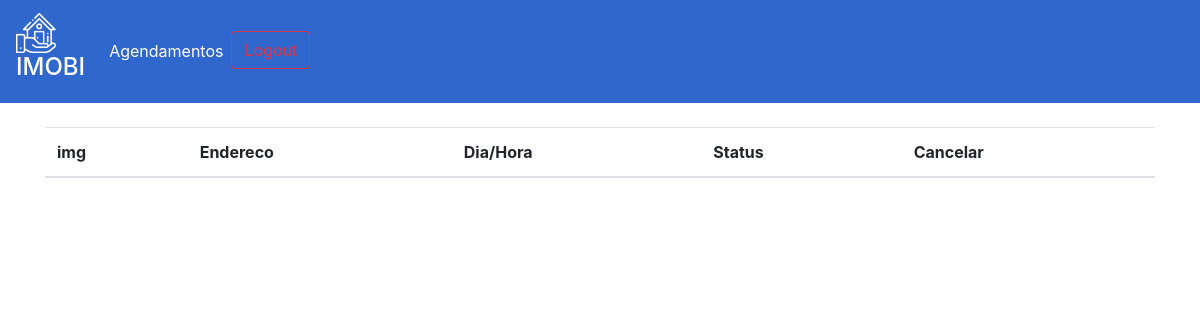
Page /agendamentos (signed in) on the earlier database version.
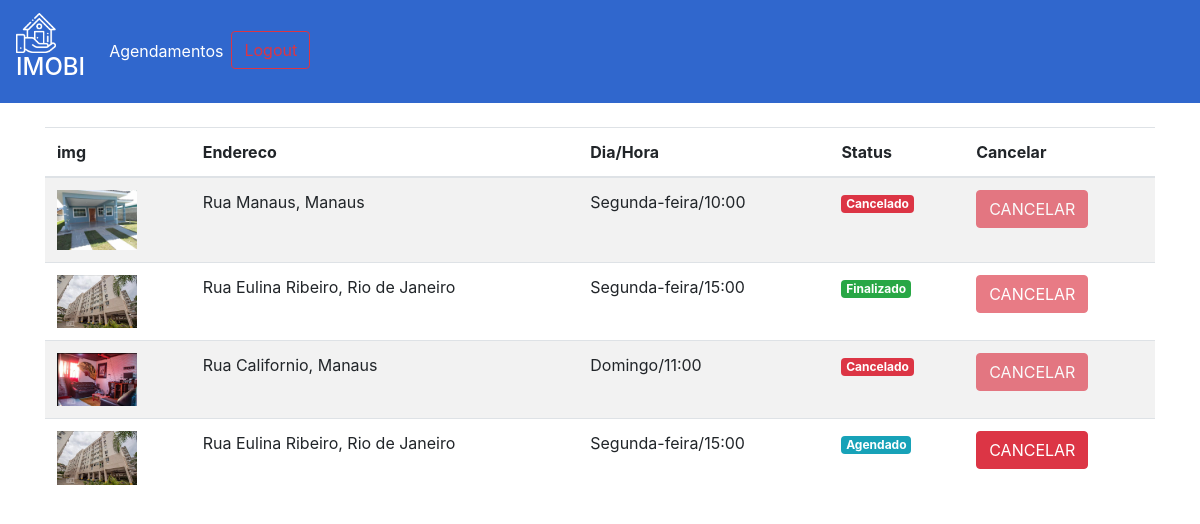
Same page on the later database version.
### plataforma/models.py (models this page shows, shortened)
class Visitas(models.Model):
    choices = (('S', 'Segunda'),
    ('T', 'Terça'),
    ('Q', 'Quarta'),
    ('QI', 'Quinta'),
    ('SE', 'Sexta'),
    ('SA', 'Sabado'),
    ('D', 'Domingo'))
    choices_status = (('A', 'Agendado'),
    ('F', 'Finalizado'),
    ('C', 'Cancelado'))
    imovel = models.ForeignKey(Imovei, on_delete=models.DO_NOTHING)
    usuario = models.ForeignKey(User, on_delete=models.DO_NOTHING)
    dia = models.CharField(max_length=20)
    horario = models.TimeField()
    status = models.CharField(max_length=1, choices=choices_status, default="A")

class Imovei(models.Model):
    choices = (('V', 'Venda'),
    ('A', 'Aluguel'))
    choices_imovel = (('A', 'Apartamento'),
    ('C', 'Casa'))
    imagens = models.ManyToManyField(Imagem)
    valor = models.FloatField()
    quartos = models.IntegerField()
    tamanho = models.FloatField()
    cidade = models.ForeignKey(Cidade, on_delete=models.DO_NOTHING)
    rua = models.CharField(max_length=50)
    tipo = models.CharField(max_length=1, choices=choices)
    tipo_imovel = models.CharField(max_length=1, choices=choices_imovel)
    numero = models.IntegerField()
    descricao = models.TextField()
    dias_visita = models.ManyToManyField(DiasVisita)
    horarios = models.ManyToManyField(Horario)

class Imagem(models.Model):
    img = models.ImageField(upload_to='img')
    def __str__(self) -> str:
        return self.img.url

class Cidade(models.Model):
    nome = models.CharField(max_length=30)
    def __str__(self) -> str:
        return self.nome

### plataforma/views.py (the view)
# urls.py: path('agendamentos', views.agendamentos, name="agendamentos"),
def agendamentos(request):
    visitas = Visitas.objects.filter(usuario=request.user)
    return render(request, "agendamentos.html", {'visitas': visitas})

### plataforma/templates/agendamentos.html
{% extends 'base.html' %}
{% load static %}
{% block 'head' %}
<link rel="stylesheet" href="{% static 'plataforma/css/home.css' %}">
{% endblock %}
{% block 'body' %}
    <div class="container">
        <br>
        <table class="table table-striped">
            <thead>
            <tr>
            <th scope="col">img</th>
            <th scope="col">Endereco</th>
            <th scope="col">Dia/Hora</th>
            <th scope="col">Status</th>
            <th scope="col">Cancelar</th>
            </tr>
            </thead>
            <tbody>
                {% for visita in visitas %}
                    <tr>
                        <th><a href="{% url 'imovel' visita.imovel.id %}"><img width="80" src="{{visita.imovel.imagens.all.0}}"></a></th>
                        <td>{{visita.imovel.rua}}, {{visita.imovel.cidade}}</td>
                        <td>{{visita.dia}}/{{visita.horario}}</td>
                        <td>
                        {% if visita.status == "A" %}
                            <span class="badge badge-info">Agendado</span>
                        {% endif %}
                        {% if visita.status == "F" %}
                            <span class="badge badge-success">Finalizado</span>
                        {% endif %}
                        {% if visita.status == "C" %}
                            <span class="badge badge-danger">Cancelado</span>
                        {% endif %}
                        </td>
                        <td>
                        {% if visita.status == "A" %}
                            <a href="{% url 'cancelar_agendamento' visita.id %}" class="btn btn-danger">CANCELAR</a>
                        {% else %}
                            <a href="" class="btn btn-danger disabled">CANCELAR</a>
                        {% endif %}
                        </td>
                    </tr>
                {% endfor %}
            </tbody>
        </table>
    </div>
{% endblock %}

### templates/base.html (shortened to what this page needs)
{% load static %}
<!doctype html>
<html lang="pt-BR">
    <head>
        {% block 'head' %}{% endblock %}
        <link rel="stylesheet" href="https://cdn.jsdelivr.net/npm/bootstrap@4.6.1/dist/css/bootstrap.min.css">
    </head>
<body>
    {% if user.is_authenticated %}
        <nav class="navbar navbar-expand-lg navbar-dark bg_navbar">
            <a class="navbar-brand" href="{% url 'home' %}"><img width="40" src="{% static 'autenticacao/img/logo.png' %}">&nbsp<h4 class="fonte-family: Arial">IMOBI</h4></a>
            <div class="collapse navbar-collapse" id="navbarNav">
                <ul class="navbar-nav">
                    <li class="nav-item active">
                        <a class="nav-link" href="{% url 'agendamentos' %}">Agendamentos</a>
                    </li>
                    <li class="nav-item active">
                        <a class="btn btn-outline-danger" href="{% url 'sair' %}">Logout</a>
                    </li>
                </ul>
            </div>
        </nav>
    {% endif %}
    {% block 'body' %}{% endblock %}
</body>
</html>

### templates/static/plataforma/css/home.css (style rules this page uses)
.bg_navbar { background-color: #3067cd; }

Differences in the rows shown:
added Visitas: imovel.imagens.all.0 (picture), imovel.rua "Rua Manaus", imovel.cidade "Manaus", dia "Segunda-feira", horario "10:00", status "Cancelado"
added Visitas: imovel.imagens.all.0 (picture), imovel.rua "Rua Eulina Ribeiro", imovel.cidade "Rio de Janeiro", dia "Segunda-feira", horario "15:00", status "Finalizado"
added Visitas: imovel.imagens.all.0 (picture), imovel.rua "Rua Californio", imovel.cidade "Manaus", dia "Domingo", horario "11:00", status "Cancelado"
added Visitas: imovel.imagens.all.0 (picture), imovel.rua "Rua Eulina Ribeiro", imovel.cidade "Rio de Janeiro", dia "Segunda-feira", horario "15:00", status "Agendado"
